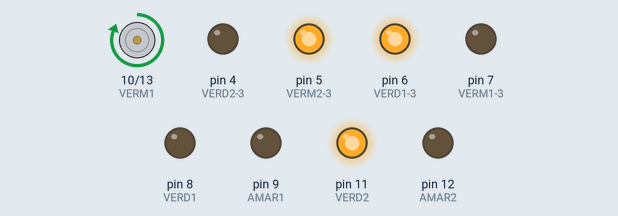
Recording of a sketch running on a simulated Arduino Uno, built with avr-gcc and run on an emulated ATmega328P. Shown: motor-driver pin pairs drawn as motors (green arrow = first pin HIGH = forward, orange = second pin HIGH = backward, longer = more drive), output pins drawn as LEDs (lit = HIGH).

Above: at 2.5 s.
At 7.5 s:
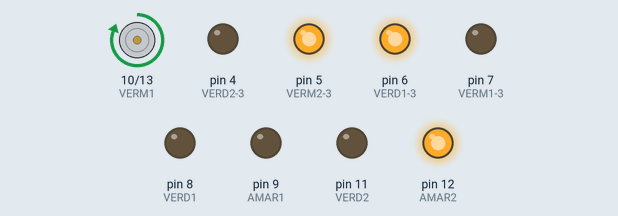
At 12.5 s:
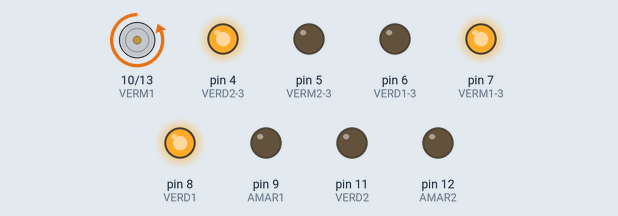
At 17.5 s:
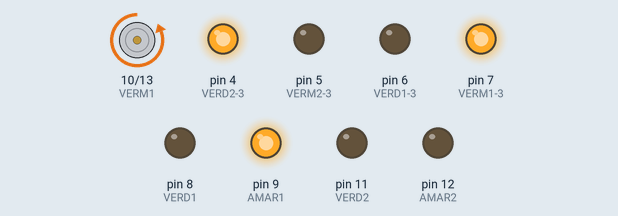
Timing chart, 0 to 26.0 s (numbered marks = the images above):
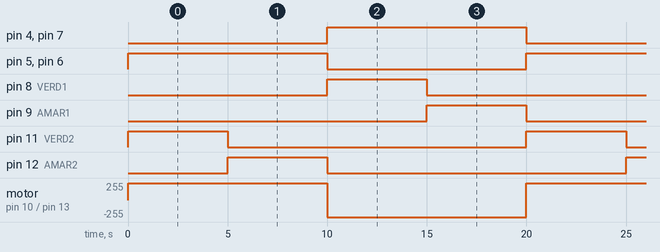

Measured:
- by itself, pin 4 (VERD2-3), pin 5 (VERM2-3), pin 6 (VERD1-3), pin 7 (VERM1-3): alternates HIGH for 10.0 s and LOW for 10.0 s
- by itself, pin 8 (VERD1), pin 9 (AMAR1), pin 11 (VERD2), pin 12 (AMAR2): alternates HIGH for 5.0 s and LOW for 15.0 s
- by itself, motor on pin 10 (VERM1) / pin 13 (VERM2): alternates forward 255/255 for 10.0 s and backward 255/255 for 10.0 s

The sketch:

fantabulous_jaban_stantia1__2_.ino
```cpp
// C++ code
//
void setup()
{
  pinMode(10, OUTPUT);//VERM1
  pinMode(9, OUTPUT);//AMAR1
  pinMode(8, OUTPUT);//VERD1
  pinMode(13, OUTPUT);//VERM2
  pinMode(12, OUTPUT);//AMAR2
  pinMode(11, OUTPUT);//VERD2

  pinMode(6, OUTPUT);//VERD1-3
  pinMode(7, OUTPUT);//VERM1-3
  pinMode(4, OUTPUT);//VERD2-3
  pinMode(5, OUTPUT);//VERM2-3
}

void loop()
{


  digitalWrite(10, HIGH);//VERM1
  digitalWrite(9, LOW);
  digitalWrite(8, LOW);
  digitalWrite(13, LOW);
  digitalWrite(12, LOW);
  digitalWrite(11, HIGH);//VERD2

  digitalWrite(6, HIGH);//VERD1-3
  digitalWrite(7, LOW);
  digitalWrite(4, LOW);
  digitalWrite(5, HIGH);//VERM2-3


  delay(5000);

  digitalWrite(10,HIGH);//VERM1
  digitalWrite(9, LOW);
  digitalWrite(8, LOW);
  digitalWrite(13, LOW);
  digitalWrite(12, HIGH); //AMAR2
  digitalWrite(11, LOW);

  digitalWrite(6, HIGH);//VERD1-3
  digitalWrite(7, LOW);
  digitalWrite(4, LOW);
  digitalWrite(5, HIGH);//VERM2-3

  delay(5000);

  digitalWrite(10, LOW);
  digitalWrite(9, LOW);
  digitalWrite(8, HIGH);//VERD1
  digitalWrite(13, HIGH);//VERM2
  digitalWrite(12, LOW);
  digitalWrite(11, LOW);

  digitalWrite(6, LOW);
  digitalWrite(7, HIGH);//VERM1-3
  digitalWrite(4, HIGH);//VERD2-3
  digitalWrite(5, LOW);

  delay(5000);

  digitalWrite(10, LOW);
  digitalWrite(9, HIGH);//AMAR1
  digitalWrite(8, LOW);
  digitalWrite(13, HIGH);//VERM2
  digitalWrite(12, LOW);
  digitalWrite(11, LOW);

  digitalWrite(6, LOW);
  digitalWrite(7, HIGH);//VERM1-3
  digitalWrite(4, HIGH);//VERD2-3
  digitalWrite(5, LOW);

  delay(5000);
}
```
